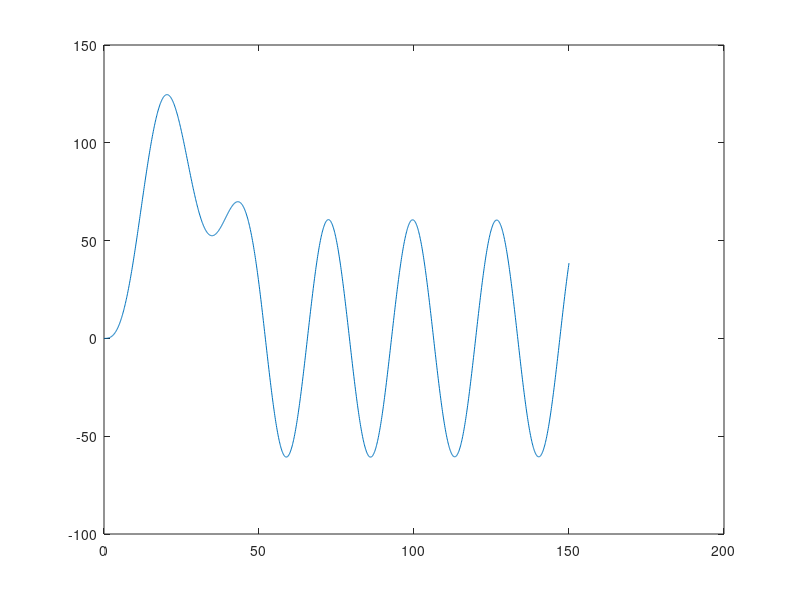

Recreate this plot in MATLAB.
function final1
    format long

    M = 5.0 * eye(5);
    K = [
        2, -1, 0, 0, 0
        -1, 2, -1, 0, 0
        0, -1, 2, -1, 0
        0, 0, -1, 2, -1
        0, 0, 0, -1, 2
    ];

    b = (50.0 / 19.0) * [5; 8; 9; 8; 5];
    z_0 = [0; 0; 0; 0; 0];
    dz_0 = [0; 0; 0; 0; 0];
    dt = 0.1;

    t = 0 : dt : 150;

    start_prev = z_0 - dt * dz_0 + dt * dt * 0.5 * inverse(M) * (b * g(0) - K * z_0);

    z = [start_prev, z_0];

    for i = 2 : length(t)
        previous = z(:, i - 1);
        current = z(:, i);
        z(:, i + 1) = dt * dt * inverse(M) * b * g(t(i)) + (2.0 * eye(5) - dt * dt * inverse(M) * K) * current - previous;
    end

    z3 = z(3, 2 : length(z));
    plot(t, z3);
    calculate_integral(z3, dt)
    discrete_root_count(z3)

endfunction


function [g_t] = g(t)

    if (t < 50)
        g_t =  (50 * t - t * t) / 625;
    else
        g_t = 0;
    endif

endfunction


function [result] = calculate_integral(y, h)
    # Simpson numerical integration method
    n = length(y);
    result = y(1) + y(n);

    for i = 2 : 2 : n - 1
        result += 2 * y(i);
    end

    for i = 3 : 2 : n - 1
        result += 4 * y(i);
    end


    result *= h / 3.0;

endfunction


function [count] = discrete_root_count(y)

    count = 0;
    previous_sign = -1;
    for i = 1 : length(y)

        current_sign = sign(y(i));
        if (y(i) == 0 || current_sign * previous_sign == -1)
            count += 1;
        end

        previous_sign = current_sign;

    end

endfunction

